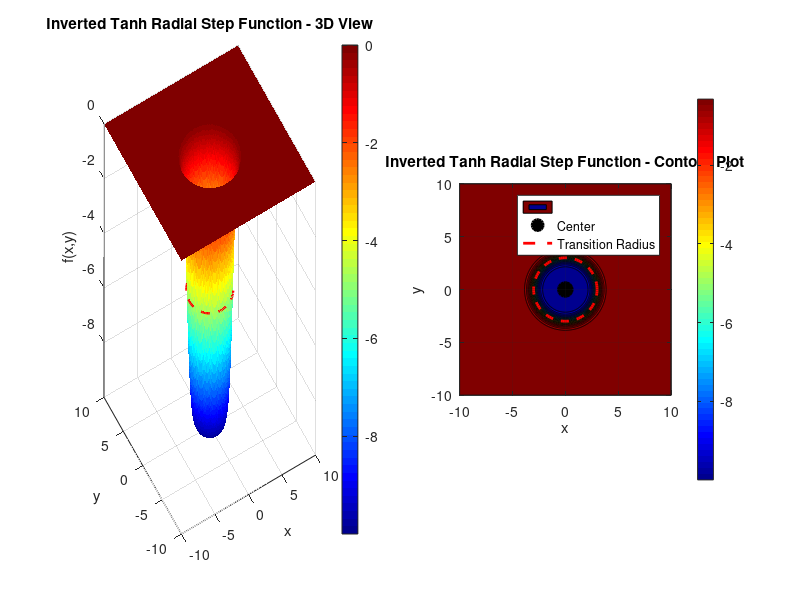
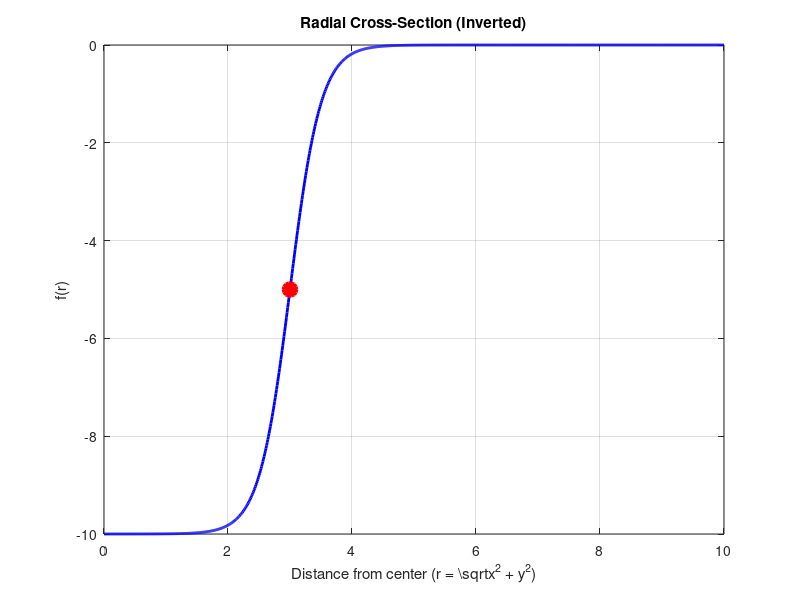

Recreate these plots in MATLAB, in order. (Note: this script raises an error after producing the figures.)
% MATLAB script to plot the Inverted Tanh Radial Step function
% f(x,y) = -h * (1/2) * (1 - tanh(k * (sqrt(x^2 + y^2) - r)))
%        = h * (1/2) * (tanh(k * (sqrt(x^2 + y^2) - r)) - 1)
%
% This creates a smooth radial depression/valley that transitions to zero
% using a hyperbolic tangent function

%% ADJUSTABLE PARAMETERS - Change these values to modify the function
h = 10;        % Height of the central plateau
k = 2;         % Steepness of transition (larger k = sharper edge)
r = 3;         % Radius where transition occurs

% Define the domain
x = linspace(-10, 10, 500);
y = linspace(-10, 10, 500);
[X, Y] = meshgrid(x, y);

% Calculate the function value for each point
% Distance from origin
R = sqrt(X.^2 + Y.^2);

% Apply the inverted tanh radial step function (creates a valley/depression)
Z = -h * 0.5 * (1 - tanh(k * (R - r)));

% Create the 3D surface plot
figure('Position', [100, 100, 1200, 500]);

% Subplot 1: 3D surface
subplot(1, 2, 1);
surf(X, Y, Z, 'EdgeColor', 'none');
colormap(jet);
colorbar;
xlabel('x');
ylabel('y');
zlabel('f(x,y)');
title('Inverted Tanh Radial Step Function - 3D View');
view(-30, 30);
grid on;
axis tight;

% Mark the center (bottom of valley)
hold on;
plot3(0, 0, -h*0.5, 'ko', 'MarkerSize', 10, 'LineWidth', 2, 'MarkerFaceColor', 'k');
% Mark the transition radius circle at z = -h/2
theta = linspace(0, 2*pi, 100);
plot3(r*cos(theta), r*sin(theta), -h*0.5*ones(size(theta)), 'r--', 'LineWidth', 2);
hold off;

% Subplot 2: Contour plot
subplot(1, 2, 2);
contourf(X, Y, Z, 30);
colormap(jet);
colorbar;
xlabel('x');
ylabel('y');
title('Inverted Tanh Radial Step Function - Contour Plot');
grid on;
axis equal;
xlim([-10 10]);
ylim([-10 10]);

% Mark important features
hold on;
% Mark the center
plot(0, 0, 'ko', 'MarkerSize', 10, 'LineWidth', 2, 'MarkerFaceColor', 'k');
% Draw circle showing transition radius
plot(r*cos(theta), r*sin(theta), 'r--', 'LineWidth', 2);
legend('', 'Center', 'Transition Radius', 'Location', 'northeast');
hold off;

% Create a third figure showing the radial cross-section
figure('Position', [100, 650, 800, 400]);
r_vals = linspace(0, 10, 1000);
f_vals = -h * 0.5 * (1 - tanh(k * (r_vals - r)));
plot(r_vals, f_vals, 'b-', 'LineWidth', 2);
grid on;
xlabel('Distance from center (r = \sqrt{x^2 + y^2})');
ylabel('f(r)');
title('Radial Cross-Section (Inverted)');
hold on;
% Mark the transition point
plot(r, -h*0.5, 'ro', 'MarkerSize', 10, 'LineWidth', 2, 'MarkerFaceColor', 'r');
% Mark valley depth
yline(-h, 'g--', 'LineWidth', 1.5, 'Label', sprintf('Valley depth = %.1f', -h));
% Mark transition radius
xline(r, 'r--', 'LineWidth', 1.5, 'Label', sprintf('Transition radius = %.1f', r));
legend('f(r)', 'Transition point (r, -h/2)', 'Location', 'southeast');
hold off;

% Print some information
fprintf('Inverted Tanh Radial Step Function Properties:\n');
fprintf('Function: f(x,y) = -%.1f * (1/2) * (1 - tanh(%.1f * (sqrt(x^2 + y^2) - %.1f)))\n', h, k, r);
fprintf('Height parameter: h = %.1f\n', h);
fprintf('Steepness parameter: k = %.1f (larger = sharper transition)\n', k);
fprintf('Transition radius: r = %.1f\n', r);
fprintf('Value at center (0,0): f(0,0) = %.6f\n', -h * 0.5 * (1 - tanh(k * (0 - r))));
fprintf('Value at transition radius: f(%.1f,0) = %.6f (should be -h/2 = %.1f)\n', r, -h * 0.5 * (1 - tanh(k * (r - r))), -h*0.5);
fprintf('Function approaches 0 as distance → ∞\n');
fprintf('\nPhysical interpretation:\n');
fprintf('- Creates a smooth valley or depression shape\n');
fprintf('- Center is lowest (approaching -h when r < transition)\n');
fprintf('- Smooth transition around radius r\n');
fprintf('- Approaches 0 far from center (flat ground)\n');
fprintf('- tanh creates smooth, S-shaped transition (no discontinuities)\n');
fprintf('- Perfect for optimization: single global minimum at center!\n');
